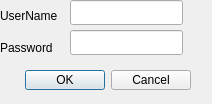
<?xml version="1.0" encoding="UTF-8"?>
<ui version="4.0">
 <class>Dialog</class>
 <widget class="QDialog" name="Dialog">
  <property name="geometry">
   <rect>
    <x>0</x>
    <y>0</y>
    <width>212</width>
    <height>104</height>
   </rect>
  </property>
  <property name="windowTitle">
   <string>Dialog</string>
  </property>
  <widget class="QDialogButtonBox" name="buttonBox">
   <property name="geometry">
    <rect>
     <x>0</x>
     <y>70</y>
     <width>191</width>
     <height>20</height>
    </rect>
   </property>
   <property name="orientation">
    <enum>Qt::Horizontal</enum>
   </property>
   <property name="standardButtons">
    <set>QDialogButtonBox::Cancel|QDialogButtonBox::Ok</set>
   </property>
  </widget>
  <widget class="QLabel" name="label_2">
   <property name="geometry">
    <rect>
     <x>0</x>
     <y>40</y>
     <width>71</width>
     <height>16</height>
    </rect>
   </property>
   <property name="text">
    <string>Password</string>
   </property>
  </widget>
  <widget class="QLabel" name="label">
   <property name="geometry">
    <rect>
     <x>0</x>
     <y>0</y>
     <width>81</width>
     <height>31</height>
    </rect>
   </property>
   <property name="text">
    <string>UserName</string>
   </property>
  </widget>
  <widget class="QLineEdit" name="lineEdit">
   <property name="geometry">
    <rect>
     <x>70</x>
     <y>0</y>
     <width>113</width>
     <height>25</height>
    </rect>
   </property>
  </widget>
  <widget class="QLineEdit" name="lineEdit_2">
   <property name="geometry">
    <rect>
     <x>70</x>
     <y>30</y>
     <width>113</width>
     <height>25</height>
    </rect>
   </property>
   <property name="echoMode">
    <enum>QLineEdit::Password</enum>
   </property>
  </widget>
 </widget>
 <resources/>
 <connections>
  <connection>
   <sender>buttonBox</sender>
   <signal>accepted()</signal>
   <receiver>Dialog</receiver>
   <slot>accept()</slot>
   <hints>
    <hint type="sourcelabel">
     <x>190</x>
     <y>84</y>
    </hint>
    <hint type="destinationlabel">
     <x>157</x>
     <y>103</y>
    </hint>
   </hints>
  </connection>
  <connection>
   <sender>buttonBox</sender>
   <signal>rejected()</signal>
   <receiver>Dialog</receiver>
   <slot>reject()</slot>
   <hints>
    <hint type="sourcelabel">
     <x>190</x>
     <y>89</y>
    </hint>
    <hint type="destinationlabel">
     <x>211</x>
     <y>103</y>
    </hint>
   </hints>
  </connection>
  <connection>
   <sender>lineEdit</sender>
   <signal>returnPressed()</signal>
   <receiver>Dialog</receiver>
   <slot>accept()</slot>
   <hints>
    <hint type="sourcelabel">
     <x>140</x>
     <y>16</y>
    </hint>
    <hint type="destinationlabel">
     <x>209</x>
     <y>10</y>
    </hint>
   </hints>
  </connection>
  <connection>
   <sender>lineEdit_2</sender>
   <signal>returnPressed()</signal>
   <receiver>Dialog</receiver>
   <slot>open()</slot>
   <hints>
    <hint type="sourcelabel">
     <x>146</x>
     <y>35</y>
    </hint>
    <hint type="destinationlabel">
     <x>212</x>
     <y>51</y>
    </hint>
   </hints>
  </connection>
 </connections>
</ui>
